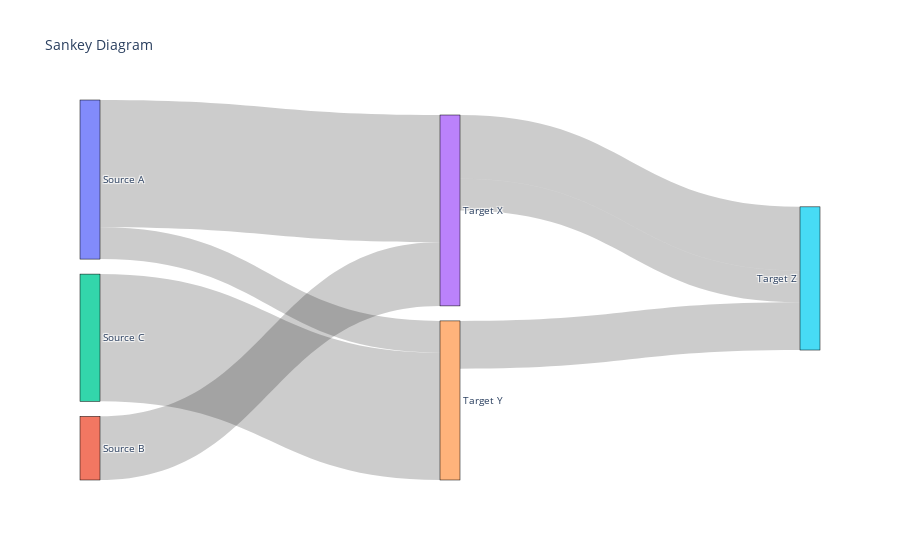

Notebook source saved alongside this figure:
### Markdown cell above
## 2. Sankey Diagram

### Code cell
labels = ["Source A" , "Source B", "Source C", "Target X" , "Target Y", "Target Z"]
source = [0,1,0,2,3,3,4]
target = [3,3,4,4,5,5,5]
value = [8,4,2,8,4,2,3]

fig = go.Figure(data=[go.Sankey(
    node = dict(
        pad = 15,
        thickness = 20,
        line = dict(color = "black", width = 0.5),
        label = labels
    ),
    link = dict(
        source = source,
        target = target,
        value = value
    )
)])

fig.update_layout(title_text='Sankey Diagram',font_size=10) 
fig.show()

### Figure 1 — Plotly figure (JSON) as saved in the notebook; plotly's stock layout.template omitted (floating-point values rounded to 4 significant figures)
{"data": [{"link": {"source": [0, 1, 0, 2, 3, 3, 4], "target": [3, 3, 4, 4, 5, 5, 5], "value": [8, 4, 2, 8, 4, 2, 3]}, "node": {"label": ["Source A", "Source B", "Source C", "Target X", "Target Y", "Target Z"], "line": {"color": "black", "width": 0.5}, "pad": 15, "thickness": 20}, "type": "sankey"}], "layout": {"font": {"size": 10}, "title": {"text": "Sankey Diagram"}}}
